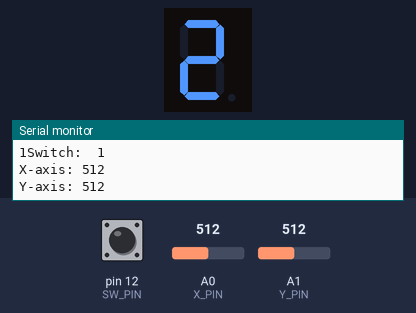
The sketch below on a simulated Arduino Uno, built with avr-gcc and run on an emulated ATmega328P. Shown: 1-digit seven-segment display, the last lines printed to the serial monitor. Wiring (inferred from the names in the program): 1-digit 7-segment display, segments lit when HIGH: segments pin 2, pin 3, pin 4, pin 5, pin 6, pin 7, pin 8. Inputs (shaded band) come from the test bench; at power-on: A0 (X_PIN) = 512, pin 12 (SW_PIN) HIGH, A1 (Y_PIN) = 512. The segment pins are drawn as the display they are named for.

Above: at 1.3 s.
1.4 s: A0 (X_PIN) set to 390
3.0 s: A0 (X_PIN) set to 410
At 3.9 s:
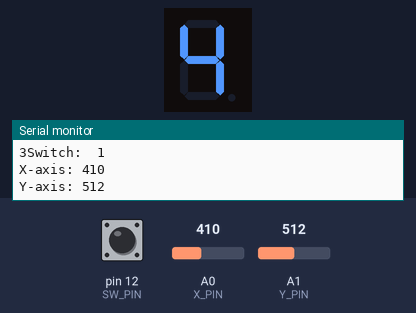
6.0 s: A0 (X_PIN) set to 306
7.5 s: A0 (X_PIN) set to 511
At 8.9 s:
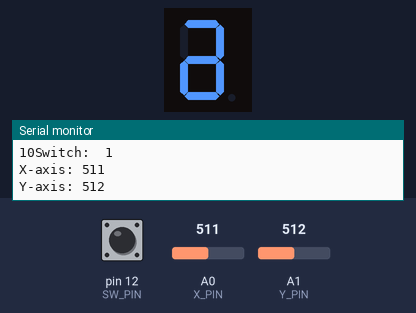
At 9.9 s:
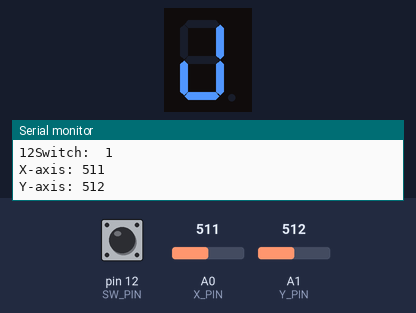
10.5 s: A0 (X_PIN) set to 122
12.0 s: A0 (X_PIN) set to 521
At 12.9 s:
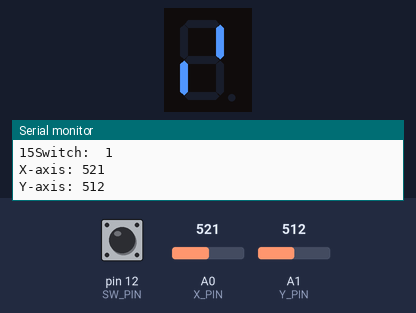
Timing chart, 0 to 15.0 s (numbered marks = the images above; inputs shaded):
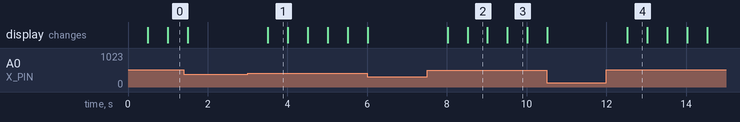

Measured:
- after the input at 3.0 s, the display: changes after 0.51 s (image 1)
- after the input at 7.5 s, the display: first changes after 0.52 s (image 2 shows a later state)
- after the input at 12.0 s, the display: changes after 0.52 s (image 4)
- what the display in image 1 shows lasts 0.5 s, from 3.5 s to 4.0 s

The sketch:

lab4_display.ino
```cpp
#define PIN_A 2
#define PIN_B 3
#define PIN_C 4
#define PIN_D 5
#define PIN_E 6
#define PIN_F 7
#define PIN_G 8

#define SW_PIN 12 // digital pin connected to switch output
#define X_PIN A0 // analog pin connected to X output
#define Y_PIN A1 // analog pin connected to Y output

int segments[7] = {PIN_A, PIN_B, PIN_C, PIN_D, PIN_E, PIN_F, PIN_G};
void write_number(int);
int switch_value;
int x_value, y_value;
int count=0;

//int numbers[10][10]={{1,1,1,1,1,1,0}, {0,1,1,0,0,0,0}, {1,1,0,1,1,0,1}, {1,1,1,1,0,0,1}, {0,1,1,0,0,1,1}, {1,0,1,1,0,1,1}, {1,0,1,1,1,1,1}, {1,1,1,0,0,0,0},{1,1,1,1,1,1,1},{1,1,1,0,1,1,1}};

int numbers[10][7] = {
  {1,1,1,1,1,1,0},
  {0,1,1,0,0,0,0},
  {1,1,0,1,1,0,1},
  {1,1,1,1,0,0,1},
  {0,1,1,0,0,1,1},
  {1,0,1,1,0,1,1},
  {1,0,1,1,1,1,1},
  {1,1,1,0,0,0,0},
  {1,1,1,1,1,1,1},
  {1,1,1,1,0,1,1}
};
void write_number(int number) {
  for (int i = 0; i < 7; i++) {
  digitalWrite(segments[i],numbers[number][i]);
}
}
void setup() {
  // put your setup code here, to run once:
  for (int i = 0; i < 7; i++) {
    pinMode(segments[i], OUTPUT);   //pt a nu scrie manual
  }
//joystick
  pinMode(SW_PIN, INPUT);
  digitalWrite(SW_PIN, HIGH);
  Serial.begin(9600);


}

void loop() {

//  for (int i = 0; i < 10; i++) {
//  write_number(i);
//  delay(1000); }
//    for (int i = 9; i >=0; i--) {
//  write_number(i);
//  delay(1000);
//}


  switch_value = digitalRead(SW_PIN);
  x_value = analogRead(X_PIN);
  y_value = analogRead(Y_PIN);


 //if(x_value>=511 && y_value<=511)count--;
  Serial.print("Switch:  ");
  Serial.print(switch_value);
  Serial.print("\n");
  Serial.print("X-axis: ");
  Serial.print(x_value);
  Serial.print("\n");
  Serial.print("Y-axis: ");
  Serial.print(y_value);
  Serial.print("\n\n");
  delay(500);
Serial.print(count);

   if(x_value>=400 && y_value>=511)write_number(++count);
   if(x_value>=1000 )write_number(--count);


}
```
